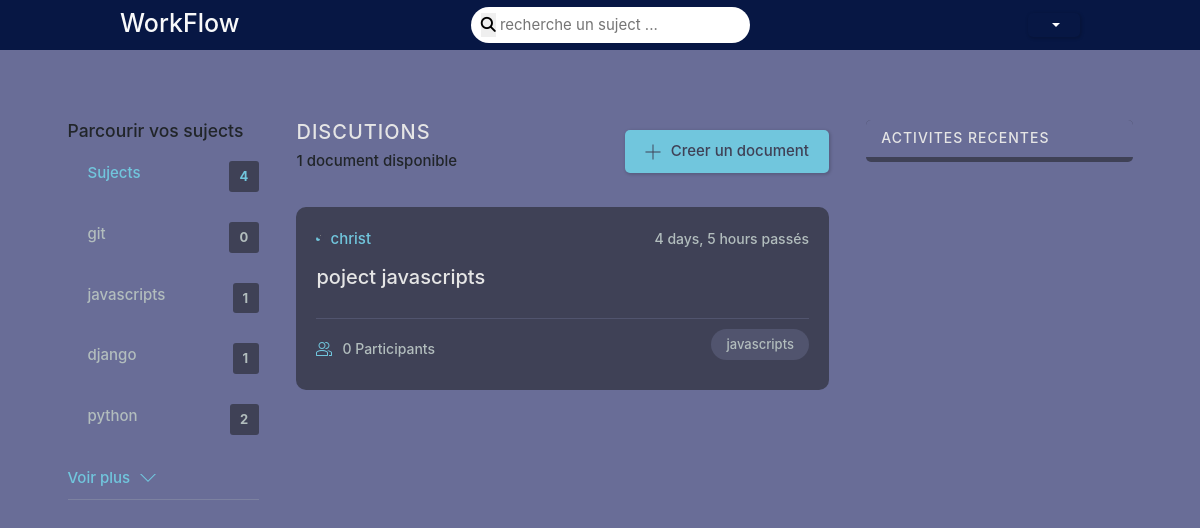
Page /?q=javascripts on the earlier database version.
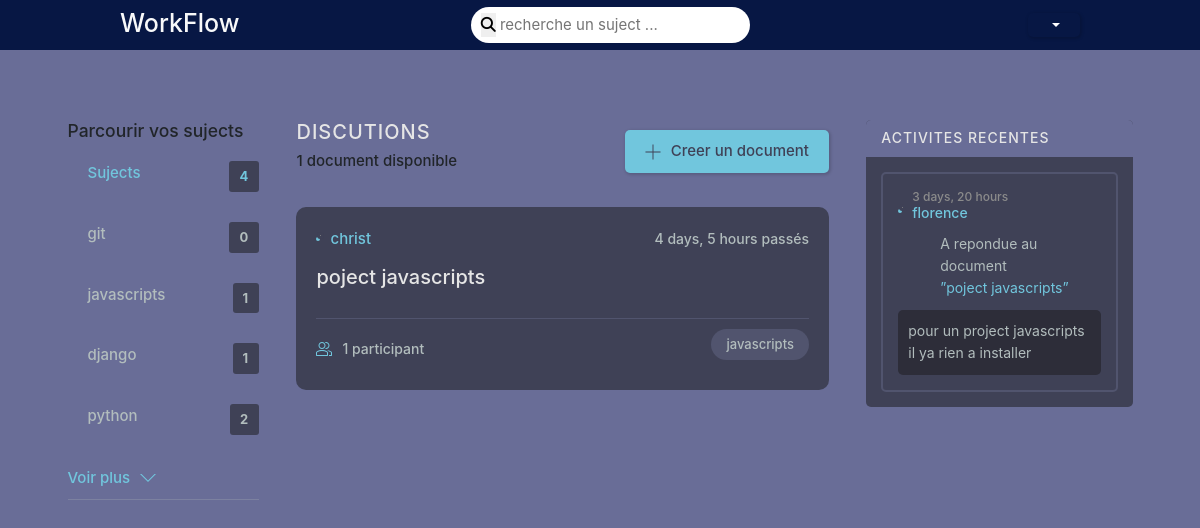
Same page on the later database version.
### forum/models.py (models this page shows, shortened)
class Suject(models.Model):
    noms_suj = models.CharField(max_length=200)
    group = models.ForeignKey(Group,on_delete=models.CASCADE,null=True,blank=True)

class Document(models.Model):
    auteur = models.ForeignKey(User,on_delete=models.SET_NULL,null=True)
    suject = models.ForeignKey(Suject,on_delete=models.SET_NULL,null=True)
    group = models.ForeignKey(Group, on_delete=models.CASCADE, null=True, blank=True)
    noms_doc = models.CharField(max_length=200)
    description = models.TextField(null=True,blank=True)
    participant = models.ManyToManyField(User, related_name='participant',blank=True)
    modifier_doc = models.DateTimeField(auto_now=True)
    creer_doc = models.DateTimeField(auto_now_add=True)
    class Meta:
        ordering = ['-modifier_doc','-creer_doc']

class Message(models.Model):
    user = models.ForeignKey(User,on_delete=models.CASCADE)
    document = models.ForeignKey(Document,on_delete=models.CASCADE)
    group = models.ForeignKey(Group, on_delete=models.CASCADE, null=True, blank=True)
    corp = models.TextField()
    modifier_message = models.DateTimeField(auto_now=True)
    creer_message = models.DateTimeField(auto_now_add=True)
    class Meta:
        ordering = ['-creer_message']

### authuser/models.py (models this page shows)
class User(AbstractUser):
    username = models.CharField(max_length=500, null=True)
    email = models.EmailField(unique=True, null=True)
    bio = models.TextField(null=True)
    localisation = models.CharField(max_length=100,null=True)
    avatar = models.ImageField(upload_to='media/avataruser', null=True,blank=True)
    USERNAME_FIELD = 'email'
    REQUIRED_FIELDS = ['username']

### forum/views.py (the view)
# urls.py: path('',views.accueil,name='accueil'),
def accueil(request):
    q = request.GET.get('q') if request.GET.get('q') != None else ''
    suject = Suject.objects.all().order_by('-id')[0:5]
    document = Document.objects.filter(
        Q(suject__noms_suj__icontains=q) |
        Q(noms_doc__icontains=q)
    )
    document_count = document.count()
    group = Group.objects.all().order_by('-date_creer')[0:4]
    message = Message.objects.filter(
        Q(document__suject__noms_suj__icontains=q)
    ).order_by('-creer_message', '-modifier_message')
    context = {
        'suject':suject,
        'document':document,
        'document_count':document_count,
        'message':message,
        'group':group
    }
    return render(request,'forum/accueil.html',context)

### templates/forum/accueil.html (shortened to what this page needs)
{% extends 'menu/base.html' %}
{% load static %}
{% block content %}
{% include 'menu/navbar.html' %}
<br><br><br><br>
<main class="layout layout--3">
  <div class="container">
    <div class="topics">
      <div class="topics__header">
          <h3 class="text-dark">Parcourir vos sujects</h3>
      </div>
      <ul class="topics__list">
          <li>
              <a href="{% url 'accueil' %}" class="active">Sujects <span>{{suject.count}}</span></a>
          </li>
         {% for suj in suject %}
          <li>
            <a href="{% url 'accueil' %}?q={{suj.noms_suj}}">{{suj.noms_suj}}<span>{{suj.document_set.all.count}}</span></a>
          </li>
          {% endfor %}
      </ul>
      <a class="btn btn--link" href="{% url 'suject' %}">
          Voir plus
          <svg version="1.1" xmlns="http://www.w3.org/2000/svg" width="32" height="32" viewBox="0 0 32 32">
              <title>voir plus</title>
              <path d="M16 21l-13-13h-3l16 16 16-16h-3l-13 13z"></path>
          </svg>
      </a>
      <hr>
  </div>
    <div class="roomList">
      <div class="roomList__header">
        <div>
          <h2>Discutions</h2>
          {% if document_count == 0 %}
          <p class="text-dark">{{document_count}} document disponible</p>
          {% elif document_count == 1 %}
          <p class="text-dark">{{document_count}} document disponible</p>
          {% else %}
          <p class="text-dark">{{document_count}} documents disponibles</p>
          {% endif %}
        </div>
        <a class="btn btn--main" href="{% url 'creer-document' %}">
          <svg version="1.1" xmlns="http://www.w3.org/2000/svg" width="32" height="32" viewBox="0 0 32 32">
            <title>creer un document</title>
            <path
              d="M16.943 0.943h-1.885v14.115h-14.115v1.885h14.115v14.115h1.885v-14.115h14.115v-1.885h-14.115v-14.115z">
            </path>
          </svg>
          Creer un document
        </a>
      </div>
      {% include 'menu/feed.html' %}
    </div>
    <div class="activities">
      <div class="activities__header">
          <h2>Activites Recentes</h2>
      </div>
      {% for mes in message %}
      <div class="activities__box">
          <div class="activities__boxHeader roomListRoom__header">
              <a href="{% url 'profile' mes.user.id %}" class="roomListRoom__author">
                  <div class="avatar avatar--small">
                  </div>
                  <p>
                    <span>{{mes.creer_message|timesince}} </span>
                    {{mes.user.username}}
                  </p>
              </a>
          </div>
          <div class="activities__boxContent">
              <p>A repondue au document <a href="{% url 'document' mes.document.id %}">”{{mes.document.noms_doc}}”</a></p>
              <div class="activities__boxRoomContent">{{mes.corp}}</div>
          </div>
      </div>
      {% endfor %}
  </div>
  </div>
</main>
{% endblock %}

### templates/menu/feed.html (shortened to what this page needs)
{% load static %}
{% for doc in document %}
<div class="roomListRoom">
    <div class="roomListRoom__header">
        <a href="{% url 'profile' doc.auteur.id %}" class="roomListRoom__author">
            <div class="avatar avatar--small">
            </div>
            <span>{{doc.auteur.username}}</span>
        </a>
        <div class="roomListRoom__actions">
            <span>
                {{doc.creer_doc|timesince}} passés <br>
            </span>
        </div>
    </div>
    <div class="roomListRoom__content">
        <a href="{% url 'document' doc.id %}">{{doc.noms_doc}}</a>
    </div>
    <div class="roomListRoom__meta">
        <a href="" class="roomListRoom__joined">
            {% if doc.participant.all.count == 1 %}
            {{doc.participant.all.count}} participant
            {% else %}
            {{doc.participant.all.count}} Participants
            {% endif %}
        </a>
        <p class="roomListRoom__topic">{{doc.suject.noms_suj}}</p>
    </div>
</div>
{% endfor %}

Differences in the rows shown:
computed for Document "poject javascripts": participant.all.count "0" → "1"; text "Participants" → "participant"
added Message: creer_message "3 days, 20 hours", user.username "florence", document.noms_doc "poject javascripts", corp "pour un project javascripts il ya rien a installer"
